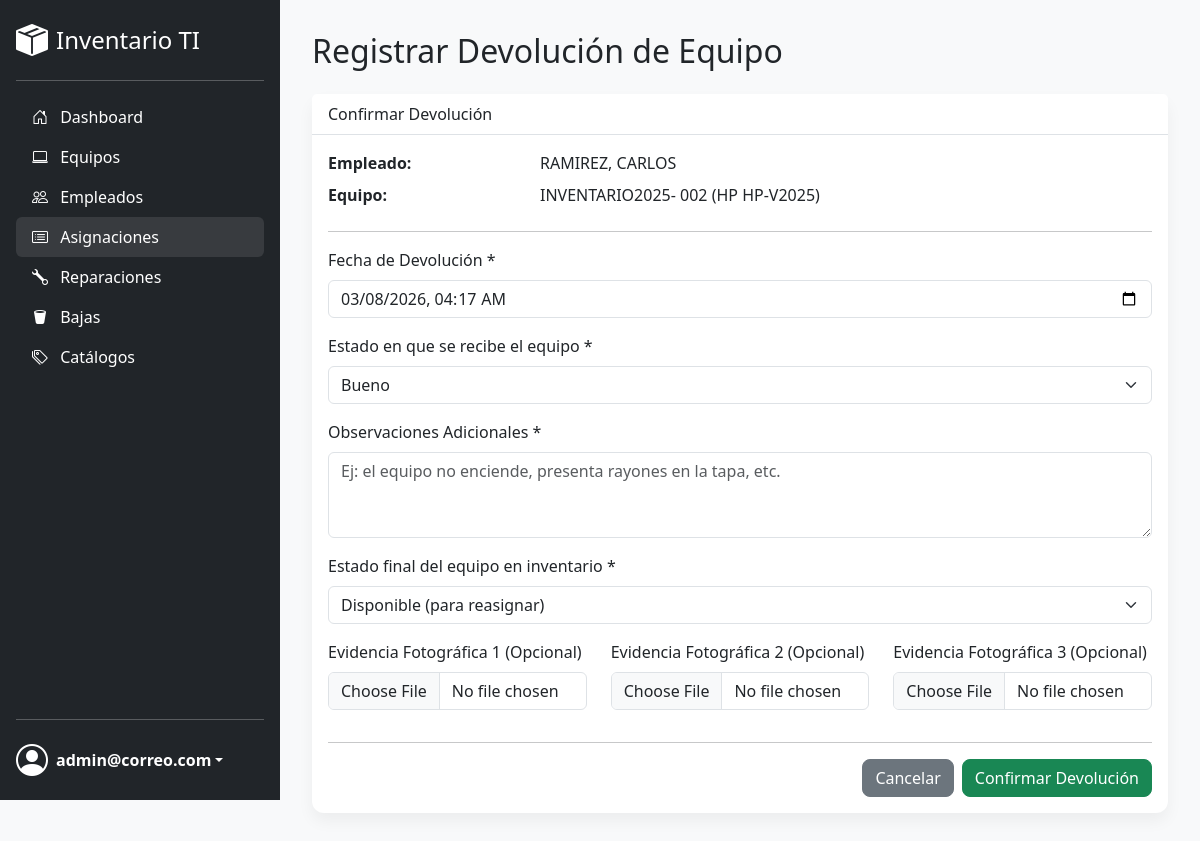
/asignacion_devolver.php?id=2 (signed in), run on the app's committed database.
### tables this page shows
CREATE TABLE IF NOT EXISTS `asignaciones` (
  `id` int NOT NULL AUTO_INCREMENT,
  `id_equipo` int NOT NULL,
  `id_empleado` int NOT NULL,
  `fecha_entrega` datetime NOT NULL,
  `fecha_devolucion` datetime DEFAULT NULL,
  `estado_asignacion` enum('Activa','Finalizada') NOT NULL DEFAULT 'Activa',
  `observaciones_entrega` text,
  `observaciones_devolucion` text,
  `acta_firmada_path` varchar(255) DEFAULT NULL,
  `acta_devolucion_path` varchar(255) DEFAULT NULL,
  `imagen_devolucion_1` varchar(255) DEFAULT NULL,
  `imagen_devolucion_2` varchar(255) DEFAULT NULL,
  `imagen_devolucion_3` varchar(255) DEFAULT NULL,
  PRIMARY KEY (`id`),
  KEY `fk_equipo_asignado` (`id_equipo`),
  KEY `fk_empleado_asignado` (`id_empleado`),
  CONSTRAINT `fk_empleado_asignado` FOREIGN KEY (`id_empleado`) REFERENCES `empleados` (`id`) ON UPDATE CASCADE,
  CONSTRAINT `fk_equipo_asignado` FOREIGN KEY (`id_equipo`) REFERENCES `equipos` (`id`) ON UPDATE CASCADE
);

CREATE TABLE IF NOT EXISTS `empleados` (
  `id` int NOT NULL AUTO_INCREMENT,
  `id_sucursal` int NOT NULL,
  `dni` varchar(20) NOT NULL,
  `nombres` varchar(100) NOT NULL,
  `apellidos` varchar(100) NOT NULL,
  `id_cargo` int DEFAULT NULL,
  `id_area` int DEFAULT NULL,
  `estado` enum('Activo','Inactivo') NOT NULL DEFAULT 'Activo',
  PRIMARY KEY (`id`),
  UNIQUE KEY `dni` (`dni`),
  KEY `fk_empleado_cargo` (`id_cargo`),
  KEY `fk_empleado_area` (`id_area`),
  KEY `fk_empleado_sucursal` (`id_sucursal`),
  CONSTRAINT `fk_empleado_area` FOREIGN KEY (`id_area`) REFERENCES `areas` (`id`) ON DELETE SET NULL ON UPDATE CASCADE,
  CONSTRAINT `fk_empleado_cargo` FOREIGN KEY (`id_cargo`) REFERENCES `cargos` (`id`) ON DELETE SET NULL ON UPDATE CASCADE,
  CONSTRAINT `fk_empleado_sucursal` FOREIGN KEY (`id_sucursal`) REFERENCES `sucursales` (`id`)
);

CREATE TABLE IF NOT EXISTS `equipos` (
  `id` int NOT NULL AUTO_INCREMENT,
  `id_sucursal` int NOT NULL,
  `codigo_inventario` varchar(50) NOT NULL,
  `id_tipo_equipo` int NOT NULL,
  `id_marca` int NOT NULL,
  `id_modelo` int NOT NULL,
  `numero_serie` varchar(100) NOT NULL,
  `caracteristicas` text,
  `tipo_adquisicion` enum('Propio','Arrendado','Prestamo') NOT NULL,
  `fecha_adquisicion` date DEFAULT NULL,
  `proveedor` varchar(150) DEFAULT NULL,
  `estado` enum('Disponible','Asignado','En Reparacion','De Baja') NOT NULL DEFAULT 'Disponible',
  `observaciones` text,
  `fecha_registro` timestamp NOT NULL DEFAULT CURRENT_TIMESTAMP,
  PRIMARY KEY (`id`),
  UNIQUE KEY `codigo_inventario` (`codigo_inventario`),
  UNIQUE KEY `numero_serie` (`numero_serie`),
  KEY `fk_equipo_tipo` (`id_tipo_equipo`),
  KEY `fk_equipo_marca` (`id_marca`),
  KEY `fk_equipo_modelo` (`id_modelo`),
  KEY `fk_equipo_sucursal` (`id_sucursal`),
  CONSTRAINT `fk_equipo_marca` FOREIGN KEY (`id_marca`) REFERENCES `marcas` (`id`),
  CONSTRAINT `fk_equipo_modelo` FOREIGN KEY (`id_modelo`) REFERENCES `modelos` (`id`),
  CONSTRAINT `fk_equipo_sucursal` FOREIGN KEY (`id_sucursal`) REFERENCES `sucursales` (`id`),
  CONSTRAINT `fk_equipo_tipo` FOREIGN KEY (`id_tipo_equipo`) REFERENCES `tipos_equipo` (`id`)
);

CREATE TABLE IF NOT EXISTS `marcas` (
  `id` int NOT NULL AUTO_INCREMENT,
  `nombre` varchar(100) NOT NULL,
  `estado` enum('Activo','Inactivo') NOT NULL DEFAULT 'Activo',
  PRIMARY KEY (`id`),
  UNIQUE KEY `nombre` (`nombre`)
);

CREATE TABLE IF NOT EXISTS `modelos` (
  `id` int NOT NULL AUTO_INCREMENT,
  `id_marca` int NOT NULL,
  `nombre` varchar(100) NOT NULL,
  `estado` enum('Activo','Inactivo') NOT NULL DEFAULT 'Activo',
  PRIMARY KEY (`id`),
  KEY `fk_modelo_marca` (`id_marca`),
  CONSTRAINT `fk_modelo_marca` FOREIGN KEY (`id_marca`) REFERENCES `marcas` (`id`) ON DELETE CASCADE ON UPDATE CASCADE
);

### public/asignacion_devolver.php (the view, shortened to what this page needs)
<?php
require_once '../templates/header.php';
$id_asignacion = (int)$_GET['id'];
$sql_data = "SELECT
                a.id, a.id_equipo,
                emp.nombres, emp.apellidos,
                eq.codigo_inventario, ma.nombre as marca_nombre, mo.nombre as modelo_nombre
             FROM asignaciones a
             JOIN empleados emp ON a.id_empleado = emp.id
             JOIN equipos eq ON a.id_equipo = eq.id
             LEFT JOIN marcas ma ON eq.id_marca = ma.id
             LEFT JOIN modelos mo ON eq.id_modelo = mo.id
             WHERE a.id = ? AND a.estado_asignacion = 'Activa'";
$stmt = $conexion->prepare($sql_data);
$stmt->bind_param("i", $id_asignacion);
$stmt->execute();
$asignacion = $stmt->get_result()->fetch_assoc();
?>
<h1 class="h2 mb-4">Registrar Devolución de Equipo</h1>
<div class="card">
    <div class="card-header">
        Confirmar Devolución
    </div>
    <div class="card-body">
        <dl class="row">
            <dt class="col-sm-3">Empleado:</dt>
            <dd class="col-sm-9"><?php echo htmlspecialchars($asignacion['apellidos'] . ', ' . $asignacion['nombres']); ?></dd>
            <dt class="col-sm-3">Equipo:</dt>
            <dd class="col-sm-9"><?php echo htmlspecialchars($asignacion['codigo_inventario'] . ' (' . $asignacion['marca_nombre'] . ' ' . $asignacion['modelo_nombre'] . ')'); ?></dd>
        </dl>
        <hr>
        <form action="procesar_devolucion.php" method="POST" enctype="multipart/form-data">
            <div class="mb-3">
                <label for="fecha_devolucion" class="form-label">Fecha de Devolución *</label>
                <input type="datetime-local" class="form-control" id="fecha_devolucion" name="fecha_devolucion" value="<?php echo date('Y-m-d\TH:i'); ?>" required>
            </div>
            <div class="mb-3">
                <label for="estado_recibido" class="form-label">Estado en que se recibe el equipo *</label>
                <select class="form-select" id="estado_recibido" name="estado_recibido" required>
                    <option value="Bueno" selected>Bueno</option>
                </select>
            </div>
            <div class="mb-3">
                <label for="observaciones_devolucion" class="form-label">Observaciones Adicionales *</label>
                <textarea class="form-control" id="observaciones_devolucion" name="observaciones_devolucion" rows="3" placeholder="Ej: el equipo no enciende, presenta rayones en la tapa, etc." required></textarea>
            </div>
            <div class="mb-3">
                <label for="estado_final_equipo" class="form-label">Estado final del equipo en inventario *</label>
                <select class="form-select" id="estado_final_equipo" name="estado_final_equipo" required>
                    <option value="Disponible" selected>Disponible (para reasignar)</option>
                </select>
            </div>
            <div class="row">
                <div class="col-md-4 mb-3">
                    <label for="imagen_devolucion_1" class="form-label">Evidencia Fotográfica 1 (Opcional)</label>
                    <input class="form-control" type="file" id="imagen_devolucion_1" name="imagen_devolucion_1" accept="image/*">
                </div>
                <div class="col-md-4 mb-3">
                    <label for="imagen_devolucion_2" class="form-label">Evidencia Fotográfica 2 (Opcional)</label>
                    <input class="form-control" type="file" id="imagen_devolucion_2" name="imagen_devolucion_2" accept="image/*">
                </div>
                <div class="col-md-4 mb-3">
                    <label for="imagen_devolucion_3" class="form-label">Evidencia Fotográfica 3 (Opcional)</label>
                    <input class="form-control" type="file" id="imagen_devolucion_3" name="imagen_devolucion_3" accept="image/*">
                </div>
            </div>
            <hr>
            <div class="d-flex justify-content-end gap-2">
                <a href="asignaciones.php" class="btn btn-secondary">Cancelar</a>
                <button type="submit" class="btn btn-success">Confirmar Devolución</button>
            </div>
        </form>
    </div>
</div>
<?php require_once '../templates/footer.php'; ?>

### public/css/style.css (style rules this page uses)
:root { --sidebar-width: 280px; --sidebar-bg-color: #212529; }
body { background-color: #f8f9fa; font-family: 'Segoe UI', Tahoma, Geneva, Verdana, sans-serif; overflow-x: hidden; }
.card { border: none; border-radius: 0.75rem; box-shadow: 0 0.5rem 1rem rgba(0,0,0,0.05); }
.card-header { background-color: #fff; border-bottom: 1px solid #dee2e6; font-weight: 500; }
.btn { border-radius: 0.5rem; font-weight: 500; }

### data on the page
asignaciones: id_empleado.nombres "RAMIREZ, CARLOS", id_equipo.nombre "INVENTARIO2025- 002 (HP HP-V2025)"

### other printed values
$_SESSION['user_nombre'] "admin@correo.com"
